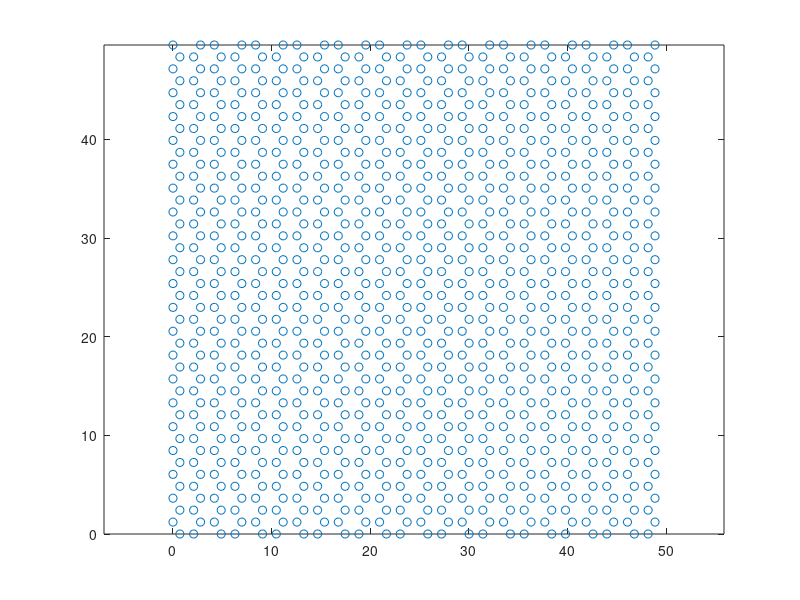

This chart was generated by the following MATLAB code:
%% Dimensions of the graphene sheet
wid=50; % Angstroms
len=50;
ccbl=1.396; % c-c bond according to airebo

%% Unit cell
unitx=ccbl*2*(1+cos(pi/3)); % length of unit cell along x direction
unity=ccbl*2*cos(pi/6);
ux=floor(wid/unitx);
uy=floor(len/unity);

%% Positions of the first 4 atoms
x(1,1)=ccbl*cos(pi/3);
x(1,2)=x(1,1)+ccbl;
x(2,1)=0;
x(2,2)=ccbl*(1+2*cos(pi/3));
y(1,1)=0;
y(1,2)=0;
y(2,1)=ccbl*cos(pi/6);
y(2,2)=ccbl*cos(pi/6);

%% Repeting along x direction
for i=1: ux
x(1,(i*2)+1)=x(1,(i-1)*2+1)+ccbl*2*(1+cos(pi/3));

x(1,(i*2)+2)=x(1,(i-1)*2+2)+ccbl*2*(1+cos(pi/3));
x(2,(i*2)+1)=x(2,(i-1)*2+1)+ccbl*2*(1+cos(pi/3));
x(2,(i*2)+2)=x(2,(i-1)*2+2)+ccbl*2*(1+cos(pi/3));
y(1,(i*2)+1)=y(1,(i-1)*2+1);
y(1,(i*2)+2)=y(1,(i-1)*2+2);
y(2,(i*2)+1)=y(2,(i-1)*2+1);
y(2,(i*2)+2)=y(2,(i-1)*2+2);
end

%% Repeting along y direction
for i=1:uy
x((i*2)+1,:)=x((i-1)*2+1,:);
x((i*2)+2,:)=x((i-1)*2+2,:);
y((i*2)+1,:)=y((i-1)*2+1,:)+ccbl*cos(pi/6)*2;
y((i*2)+2,:)=y((i-1)*2+2,:)+ccbl*cos(pi/6)*2;
end
Numofatoms= size(x,1)*size(x,2)

%% Combining x and y coordinates
x=reshape(x,Numofatoms,1);
y=reshape(y,Numofatoms,1);
coord=zeros(Numofatoms,3);
coord(:,1)=x;
coord(:,2)=y;
figure
plot(coord(:,1),coord(:,2),'o')
axis equal

%% Writing coordinates on a LAMMPS input data file
number=size(coord,1);
fid = fopen('data.graphene','w');
for i=1:number
fprintf(fid,'%d 1 %f %f %f \n',i,coord(i,1),coord(i,2),rand/10);
end
fclose(fid);
